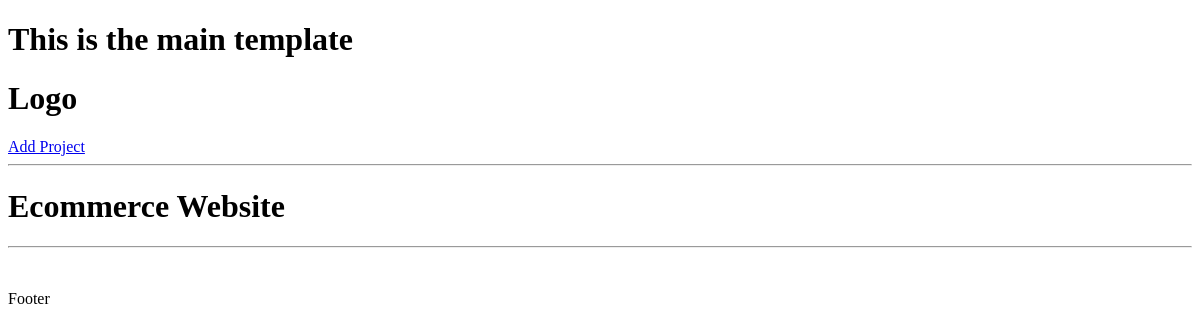
The page /project/e399e953-03d8-4905-8791-cba5413760b7/ on the database as committed earlier.
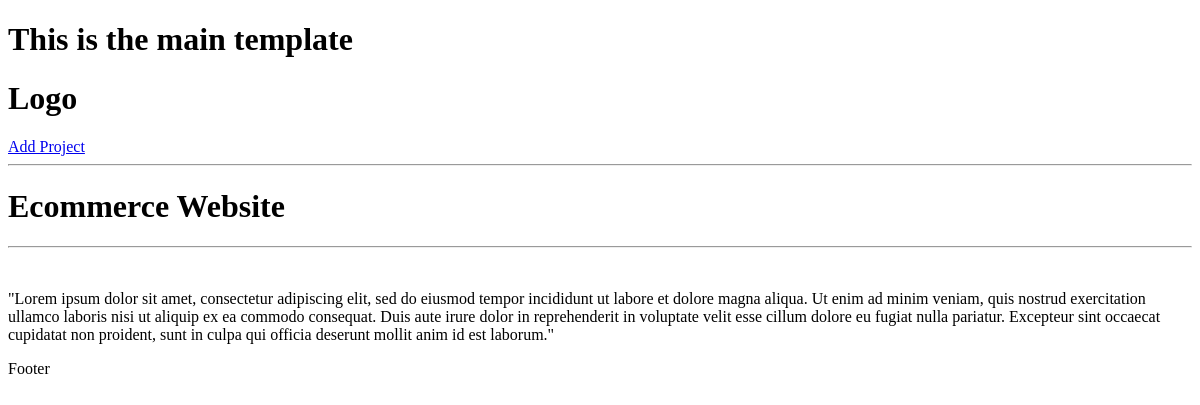
The same page on the database as committed later.
### projects/models.py (models this page shows, shortened)
class Project(models.Model):
    title = models.CharField(max_length=200)
    description = models.TextField(null=True, blank=True)
    demo_link = models.CharField(max_length=2000, null=True, blank=True)
    source_link = models.CharField(max_length=2000, null=True, blank=True)
    tags = models.ManyToManyField('Tag', blank=True)
    vote_total = models.IntegerField(default=0, null=True, blank=True)
    vote_ratio = models.IntegerField(default=0, null=True, blank=True)
    created = models.DateTimeField(auto_now_add=True)
    id = models.UUIDField(default=uuid.uuid4, unique=True, primary_key=True, editable=False)

### projects/views.py (the view)
# urls.py: path('project/<str:pk>/', views.project, name="project"),
def project(request, pk):
    projectObj = Project.objects.get(id=pk)
    return render(request, 'projects/single-project.html', {'project': projectObj})

### projects/templates/projects/single-project.html (shortened to what this page needs)
{% extends 'main.html' %}
{% block content %}
<h1>{{project.title}}</h1>
<hr>
<br>
<p>{{project.description}}</p>
{% endblock content %}

Rows that differ between the two databases and show on the page:
changed Project "Ecommerce Website": description (not shown) → "\"Lorem ipsum dolor sit amet, consectetur adipiscing elit, sed do eiusmod tempor incididunt ut labore et dolore magna aliqua. Ut enim ad minim veniam, quis nostrud exercitation ullamco laboris nisi ut aliquip ex ea commodo consequat. Duis aute irure dolor in reprehenderit in voluptate velit esse cillum dolore eu fugiat nulla pariatur. Excepteur sint occaecat cupidatat non proident, sunt in culpa qui officia deserunt mollit anim id est laborum.\""
